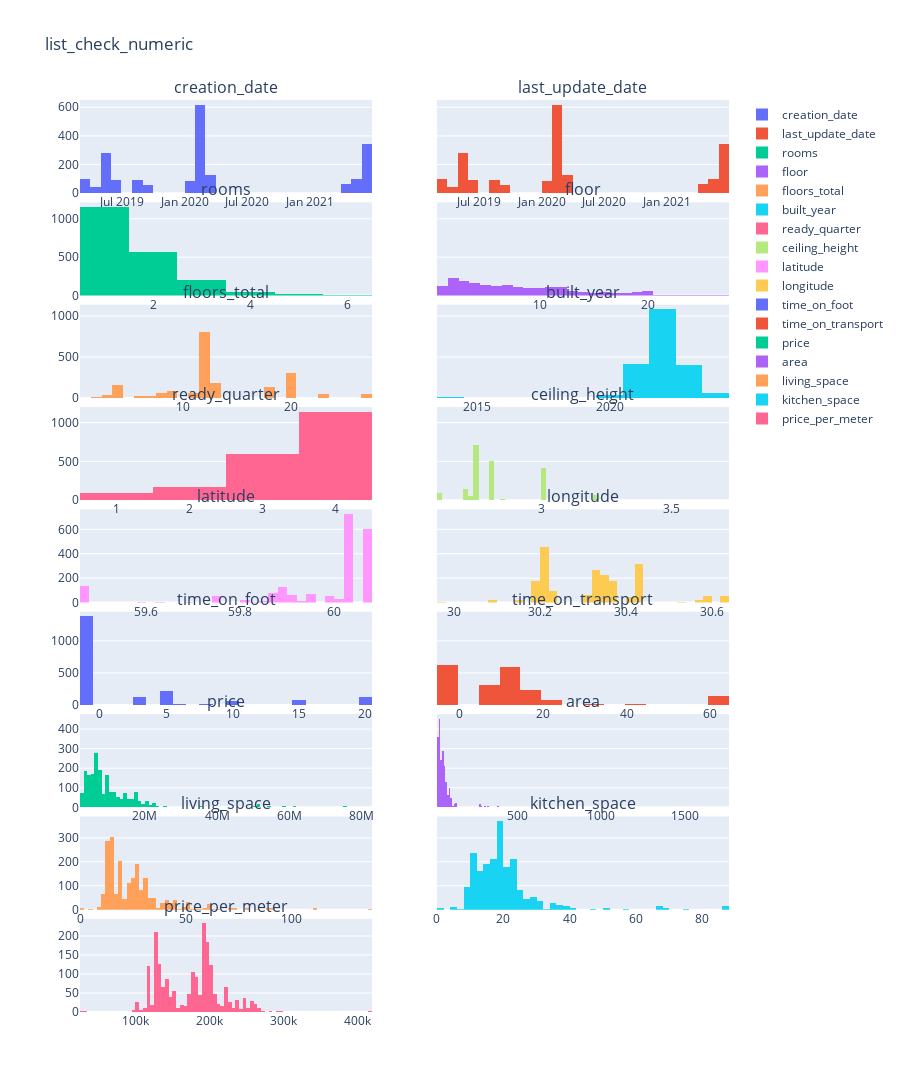

The code cell stored with this chart in its notebook:
### Code cell
subplot_show_hist(list_check_numeric, 'list_check_numeric', col_num=2, height=6000, v_space=0.01)

### Figure 1 — Plotly figure (JSON) as saved in the notebook; plotly's stock layout.template omitted (floating-point values rounded to 4 significant figures; data arrays with more than 128 entries replaced by an {"elided": "..."} marker saying what was removed)
{"data": [{"name": "creation_date", "type": "histogram", "x": {"elided": "2005 str values"}, "xaxis": "x", "yaxis": "y"}, {"name": "last_update_date", "type": "histogram", "x": {"elided": "2005 str values"}, "xaxis": "x2", "yaxis": "y2"}, {"name": "rooms", "type": "histogram", "x": {"elided": "2005 int values"}, "xaxis": "x3", "yaxis": "y3"}, {"name": "floor", "type": "histogram", "x": {"elided": "2005 int values"}, "xaxis": "x4", "yaxis": "y4"}, {"name": "floors_total", "type": "histogram", "x": {"elided": "2005 int values"}, "xaxis": "x5", "yaxis": "y5"}, {"name": "built_year", "type": "histogram", "x": {"elided": "2005 int values"}, "xaxis": "x6", "yaxis": "y6"}, {"name": "ready_quarter", "type": "histogram", "x": {"elided": "2005 int values"}, "xaxis": "x7", "yaxis": "y7"}, {"name": "ceiling_height", "type": "histogram", "x": {"elided": "2005 float values"}, "xaxis": "x8", "yaxis": "y8"}, {"name": "latitude", "type": "histogram", "x": {"elided": "2005 float values"}, "xaxis": "x9", "yaxis": "y9"}, {"name": "longitude", "type": "histogram", "x": {"elided": "2005 float values"}, "xaxis": "x10", "yaxis": "y10"}, {"name": "time_on_foot", "type": "histogram", "x": {"elided": "2005 int values"}, "xaxis": "x11", "yaxis": "y11"}, {"name": "time_on_transport", "type": "histogram", "x": {"elided": "2005 int values"}, "xaxis": "x12", "yaxis": "y12"}, {"name": "price", "type": "histogram", "x": {"elided": "2005 int values"}, "xaxis": "x13", "yaxis": "y13"}, {"name": "area", "type": "histogram", "x": {"elided": "2005 float values"}, "xaxis": "x14", "yaxis": "y14"}, {"name": "living_space", "type": "histogram", "x": {"elided": "2005 float values"}, "xaxis": "x15", "yaxis": "y15"}, {"name": "kitchen_space", "type": "histogram", "x": {"elided": "2005 float values"}, "xaxis": "x16", "yaxis": "y16"}, {"name": "price_per_meter", "type": "histogram", "x": {"elided": "2005 float values"}, "xaxis": "x17", "yaxis": "y17"}], "layout": {"annotations": [{"font": {"size": 16}, "showarrow": false, "text": "creation_date", "x": 0.225, "xanchor": "center", "xref": "paper", "y": 1, "yanchor": "bottom", "yref": "paper"}, {"font": {"size": 16}, "showarrow": false, "text": "last_update_date", "x": 0.775, "xanchor": "center", "xref": "paper", "y": 1, "yanchor": "bottom", "yref": "paper"}, {"font": {"size": 16}, "showarrow": false, "text": "rooms", "x": 0.225, "xanchor": "center", "xref": "paper", "y": 0.8878, "yanchor": "bottom", "yref": "paper"}, {"font": {"size": 16}, "showarrow": false, "text": "floor", "x": 0.775, "xanchor": "center", "xref": "paper", "y": 0.8878, "yanchor": "bottom", "yref": "paper"}, {"font": {"size": 16}, "showarrow": false, "text": "floors_total", "x": 0.225, "xanchor": "center", "xref": "paper", "y": 0.7756, "yanchor": "bottom", "yref": "paper"}, {"font": {"size": 16}, "showarrow": false, "text": "built_year", "x": 0.775, "xanchor": "center", "xref": "paper", "y": 0.7756, "yanchor": "bottom", "yref": "paper"}, {"font": {"size": 16}, "showarrow": false, "text": "ready_quarter", "x": 0.225, "xanchor": "center", "xref": "paper", "y": 0.6633, "yanchor": "bottom", "yref": "paper"}, {"font": {"size": 16}, "showarrow": false, "text": "ceiling_height", "x": 0.775, "xanchor": "center", "xref": "paper", "y": 0.6633, "yanchor": "bottom", "yref": "paper"}, {"font": {"size": 16}, "showarrow": false, "text": "latitude", "x": 0.225, "xanchor": "center", "xref": "paper", "y": 0.5511, "yanchor": "bottom", "yref": "paper"}, {"font": {"size": 16}, "showarrow": false, "text": "longitude", "x": 0.775, "xanchor": "center", "xref": "paper", "y": 0.5511, "yanchor": "bottom", "yref": "paper"}, {"font": {"size": 16}, "showarrow": false, "text": "time_on_foot", "x": 0.225, "xanchor": "center", "xref": "paper", "y": 0.4389, "yanchor": "bottom", "yref": "paper"}, {"font": {"size": 16}, "showarrow": false, "text": "time_on_transport", "x": 0.775, "xanchor": "center", "xref": "paper", "y": 0.4389, "yanchor": "bottom", "yref": "paper"}, {"font": {"size": 16}, "showarrow": false, "text": "price", "x": 0.225, "xanchor": "center", "xref": "paper", "y": 0.3267, "yanchor": "bottom", "yref": "paper"}, {"font": {"size": 16}, "showarrow": false, "text": "area", "x": 0.775, "xanchor": "center", "xref": "paper", "y": 0.3267, "yanchor": "bottom", "yref": "paper"}, {"font": {"size": 16}, "showarrow": false, "text": "living_space", "x": 0.225, "xanchor": "center", "xref": "paper", "y": 0.2144, "yanchor": "bottom", "yref": "paper"}, {"font": {"size": 16}, "showarrow": false, "text": "kitchen_space", "x": 0.775, "xanchor": "center", "xref": "paper", "y": 0.2144, "yanchor": "bottom", "yref": "paper"}, {"font": {"size": 16}, "showarrow": false, "text": "price_per_meter", "x": 0.225, "xanchor": "center", "xref": "paper", "y": 0.1022, "yanchor": "bottom", "yref": "paper"}], "autosize": true, "height": 6000, "title": {"text": "list_check_numeric"}, "xaxis": {"anchor": "y", "domain": [0, 0.45]}, "xaxis10": {"anchor": "y10", "domain": [0.55, 1]}, "xaxis11": {"anchor": "y11", "domain": [0, 0.45]}, "xaxis12": {"anchor": "y12", "domain": [0.55, 1]}, "xaxis13": {"anchor": "y13", "domain": [0, 0.45]}, "xaxis14": {"anchor": "y14", "domain": [0.55, 1]}, "xaxis15": {"anchor": "y15", "domain": [0, 0.45]}, "xaxis16": {"anchor": "y16", "domain": [0.55, 1]}, "xaxis17": {"anchor": "y17", "domain": [0, 0.45]}, "xaxis18": {"anchor": "y18", "domain": [0.55, 1]}, "xaxis2": {"anchor": "y2", "domain": [0.55, 1]}, "xaxis3": {"anchor": "y3", "domain": [0, 0.45]}, "xaxis4": {"anchor": "y4", "domain": [0.55, 1]}, "xaxis5": {"anchor": "y5", "domain": [0, 0.45]}, "xaxis6": {"anchor": "y6", "domain": [0.55, 1]}, "xaxis7": {"anchor": "y7", "domain": [0, 0.45]}, "xaxis8": {"anchor": "y8", "domain": [0.55, 1]}, "xaxis9": {"anchor": "y9", "domain": [0, 0.45]}, "yaxis": {"anchor": "x", "domain": [0.8978, 1]}, "yaxis10": {"anchor": "x10", "domain": [0.4489, 0.5511], "matches": "y9", "showticklabels": false}, "yaxis11": {"anchor": "x11", "domain": [0.3367, 0.4389]}, "yaxis12": {"anchor": "x12", "domain": [0.3367, 0.4389], "matches": "y11", "showticklabels": false}, "yaxis13": {"anchor": "x13", "domain": [0.2244, 0.3267]}, "yaxis14": {"anchor": "x14", "domain": [0.2244, 0.3267], "matches": "y13", "showticklabels": false}, "yaxis15": {"anchor": "x15", "domain": [0.1122, 0.2144]}, "yaxis16": {"anchor": "x16", "domain": [0.1122, 0.2144], "matches": "y15", "showticklabels": false}, "yaxis17": {"anchor": "x17", "domain": [0, 0.1022]}, "yaxis18": {"anchor": "x18", "domain": [0, 0.1022], "matches": "y17", "showticklabels": false}, "yaxis2": {"anchor": "x2", "domain": [0.8978, 1], "matches": "y", "showticklabels": false}, "yaxis3": {"anchor": "x3", "domain": [0.7856, 0.8878]}, "yaxis4": {"anchor": "x4", "domain": [0.7856, 0.8878], "matches": "y3", "showticklabels": false}, "yaxis5": {"anchor": "x5", "domain": [0.6733, 0.7756]}, "yaxis6": {"anchor": "x6", "domain": [0.6733, 0.7756], "matches": "y5", "showticklabels": false}, "yaxis7": {"anchor": "x7", "domain": [0.5611, 0.6633]}, "yaxis8": {"anchor": "x8", "domain": [0.5611, 0.6633], "matches": "y7", "showticklabels": false}, "yaxis9": {"anchor": "x9", "domain": [0.4489, 0.5511]}}}
